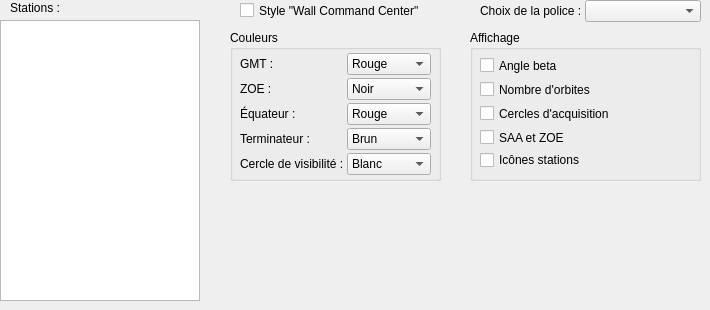
   <widget class="QWidget" name="wallCommandCenter">
    <widget class="QCheckBox" name="styleWCC">
     <property name="geometry">
      <rect>
       <x>240</x>
       <y>0</y>
       <width>231</width>
       <height>21</height>
      </rect>
     </property>
     <property name="mouseTracking">
      <bool>true</bool>
     </property>
     <property name="text">
      <string>Style &quot;Wall Command Center&quot;</string>
     </property>
     <property name="checkable">
      <bool>true</bool>
     </property>
     <property name="checked">
      <bool>false</bool>
     </property>
    </widget>
    <widget class="QGroupBox" name="affichageWCC">
     <property name="geometry">
      <rect>
       <x>470</x>
       <y>30</y>
       <width>231</width>
       <height>151</height>
      </rect>
     </property>
     <property name="title">
      <string>Affichage</string>
     </property>
     <widget class="QCheckBox" name="affNbOrbWCC">
      <property name="geometry">
       <rect>
        <x>10</x>
        <y>48</y>
        <width>201</width>
        <height>23</height>
       </rect>
      </property>
      <property name="text">
       <string>Nombre d'orbites</string>
      </property>
     </widget>
     <widget class="QCheckBox" name="affSAA_ZOE">
      <property name="geometry">
       <rect>
        <x>10</x>
        <y>96</y>
        <width>201</width>
        <height>23</height>
       </rect>
      </property>
      <property name="mouseTracking">
       <bool>true</bool>
      </property>
      <property name="toolTip">
       <string>Anomalie Atlantique Sud et Zone d'exclusion</string>
      </property>
      <property name="text">
       <string extracomment="South Atlantic Anomaly and Zone of Exclusion">SAA et ZOE</string>
      </property>
      <property name="checkable">
       <bool>true</bool>
      </property>
      <property name="checked">
       <bool>false</bool>
      </property>
     </widget>
     <widget class="QCheckBox" name="affCerclesAcq">
      <property name="geometry">
       <rect>
        <x>10</x>
        <y>72</y>
        <width>201</width>
        <height>23</height>
       </rect>
      </property>
      <property name="mouseTracking">
       <bool>true</bool>
      </property>
      <property name="text">
       <string>Cercles d'acquisition</string>
      </property>
      <property name="checkable">
       <bool>true</bool>
      </property>
      <property name="checked">
       <bool>false</bool>
      </property>
     </widget>
     <widget class="QCheckBox" name="affBetaWCC">
      <property name="geometry">
       <rect>
        <x>10</x>
        <y>24</y>
        <width>201</width>
        <height>23</height>
       </rect>
      </property>
      <property name="toolTip">
       <string>Angle entre le plan de l'orbite et la direction du Soleil</string>
      </property>
      <property name="text">
       <string extracomment="Beta angle (angle between orbit plane and direction of Sun)">Angle beta</string>
      </property>
     </widget>
     <widget class="QCheckBox" name="iconesStations">
      <property name="geometry">
       <rect>
        <x>10</x>
        <y>120</y>
        <width>201</width>
        <height>20</height>
       </rect>
      </property>
      <property name="text">
       <string>Icônes stations</string>
      </property>
     </widget>
    </widget>
    <widget class="QWidget" name="formLayoutWidget_72">
     <property name="geometry">
      <rect>
       <x>480</x>
       <y>0</y>
       <width>221</width>
       <height>25</height>
      </rect>
     </property>
     <layout class="QFormLayout" name="formLayout_police">
      <property name="labelAlignment">
       <set>Qt::AlignmentFlag::AlignLeading|Qt::AlignmentFlag::AlignLeft|Qt::AlignmentFlag::AlignVCenter</set>
      </property>
      <property name="horizontalSpacing">
       <number>3</number>
      </property>
      <property name="verticalSpacing">
       <number>0</number>
      </property>
      <item row="0" column="0">
       <widget class="QLabel" name="lbl_policeWCC">
        <property name="text">
         <string>Choix de la police :</string>
        </property>
       </widget>
      </item>
      <item row="0" column="1">
       <widget class="QComboBox" name="policeWCC">
        <property name="currentText">
         <string notr="true"/>
        </property>
       </widget>
      </item>
     </layout>
    </widget>
    <widget class="QListWidget" name="listeStations">
     <property name="geometry">
      <rect>
       <x>0</x>
       <y>20</y>
       <width>200</width>
       <height>281</height>
      </rect>
     </property>
     <property name="contextMenuPolicy">
      <enum>Qt::ContextMenuPolicy::CustomContextMenu</enum>
     </property>
     <property name="horizontalScrollBarPolicy">
      <enum>Qt::ScrollBarPolicy::ScrollBarAlwaysOff</enum>
     </property>
    </widget>
    <widget class="QGroupBox" name="couleursWCC">
     <property name="geometry">
      <rect>
       <x>230</x>
       <y>30</y>
       <width>211</width>
       <height>151</height>
      </rect>
     </property>
     <property name="title">
      <string>Couleurs</string>
     </property>
     <widget class="QWidget" name="formLayoutWidget_71">
      <property name="geometry">
       <rect>
        <x>10</x>
        <y>23</y>
        <width>191</width>
        <height>126</height>
       </rect>
      </property>
      <layout class="QFormLayout" name="formLayout_couleursWcc">
       <property name="labelAlignment">
        <set>Qt::AlignmentFlag::AlignLeading|Qt::AlignmentFlag::AlignLeft|Qt::AlignmentFlag::AlignVCenter</set>
       </property>
       <property name="horizontalSpacing">
        <number>3</number>
       </property>
       <property name="verticalSpacing">
        <number>3</number>
       </property>
       <item row="0" column="0">
        <widget class="QLabel" name="lbl_coulGMT">
         <property name="toolTip">
          <string>Greenwich Mean Time</string>
         </property>
         <property name="text">
          <string extracomment="Greenwich Mean Time">GMT :</string>
         </property>
        </widget>
       </item>
       <item row="1" column="0">
        <widget class="QLabel" name="lbl_coulZOE">
         <property name="toolTip">
          <string>Zone d'exclusion</string>
         </property>
         <property name="text">
          <string extracomment="Zone of exclusion">ZOE :</string>
         </property>
        </widget>
       </item>
       <item row="2" column="0">
        <widget class="QLabel" name="lbl_coulEquateur">
         <property name="text">
          <string>Équateur :</string>
         </property>
        </widget>
       </item>
       <item row="3" column="0">
        <widget class="QLabel" name="lbl_coulTerminateur">
         <property name="text">
          <string>Terminateur :</string>
         </property>
        </widget>
       </item>
       <item row="4" column="0">
        <widget class="QLabel" name="lbl_coulCercleVisibilite">
         <property name="text">
          <string>Cercle de visibilité :</string>
         </property>
        </widget>
       </item>
       <item row="0" column="1">
        <widget class="QComboBox" name="coulGMT">
         <item>
          <property name="text">
           <string>Rouge</string>
          </property>
         </item>
         <item>
          <property name="text">
           <string>Blanc</string>
          </property>
         </item>
         <item>
          <property name="text">
           <string>Cyan</string>
          </property>
         </item>
        </widget>
       </item>
       <item row="1" column="1">
        <widget class="QComboBox" name="coulZOE">
         <item>
          <property name="text">
           <string>Noir</string>
          </property>
         </item>
         <item>
          <property name="text">
           <string>Blanc</string>
          </property>
         </item>
        </widget>
       </item>
       <item row="2" column="1">
        <widget class="QComboBox" name="coulEquateur">
         <item>
          <property name="text">
           <string>Rouge</string>
          </property>
         </item>
         <item>
          <property name="text">
           <string>Blanc</string>
          </property>
         </item>
        </widget>
       </item>
       <item row="3" column="1">
        <widget class="QComboBox" name="coulTerminateur">
         <item>
          <property name="text">
           <string>Brun</string>
          </property>
         </item>
         <item>
          <property name="text">
           <string>Jaune</string>
          </property>
         </item>
        </widget>
       </item>
       <item row="4" column="1">
        <widget class="QComboBox" name="coulCercleVisibilite">
         <item>
          <property name="text">
           <string>Blanc</string>
          </property>
         </item>
         <item>
          <property name="text">
           <string>Rouge</string>
          </property>
         </item>
        </widget>
       </item>
      </layout>
     </widget>
    </widget>
    <widget class="QLabel" name="lbl_stations">
     <property name="geometry">
      <rect>
       <x>10</x>
       <y>0</y>
       <width>61</width>
       <height>16</height>
      </rect>
     </property>
     <property name="text">
      <string>Stations :</string>
     </property>
    </widget>
   </widget>
